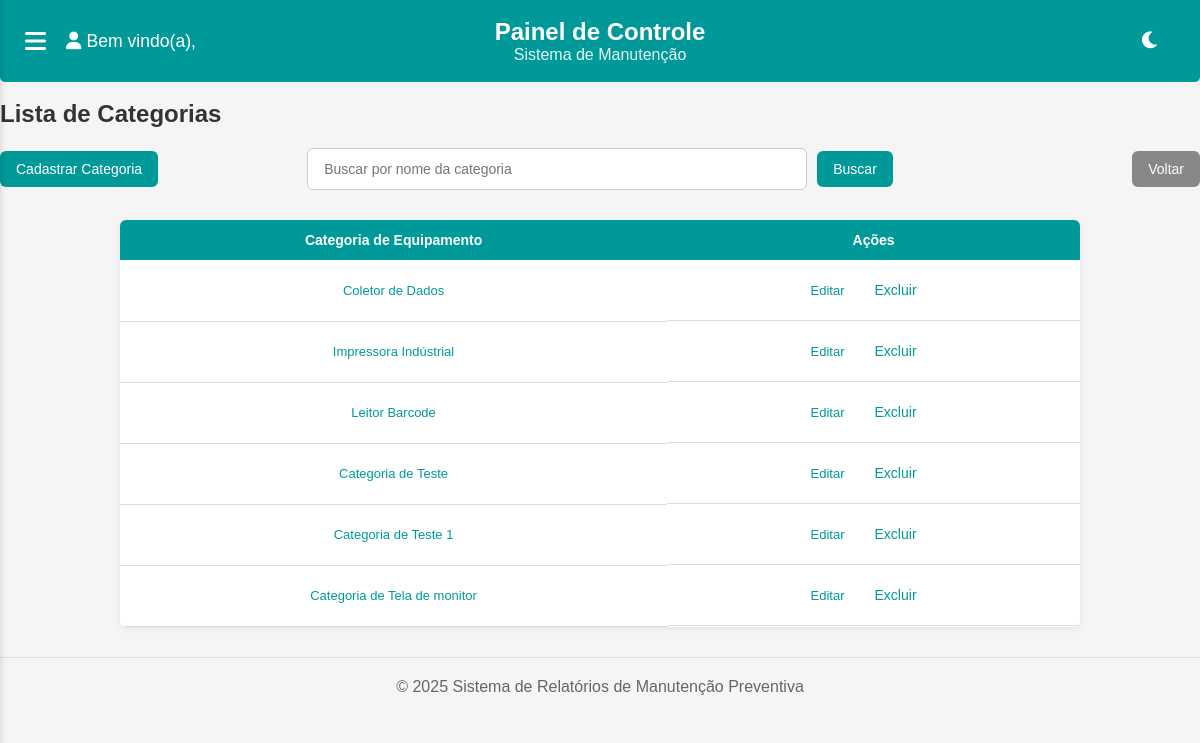
/equipamentos/categorias/, run on an earlier commit of the app's database.
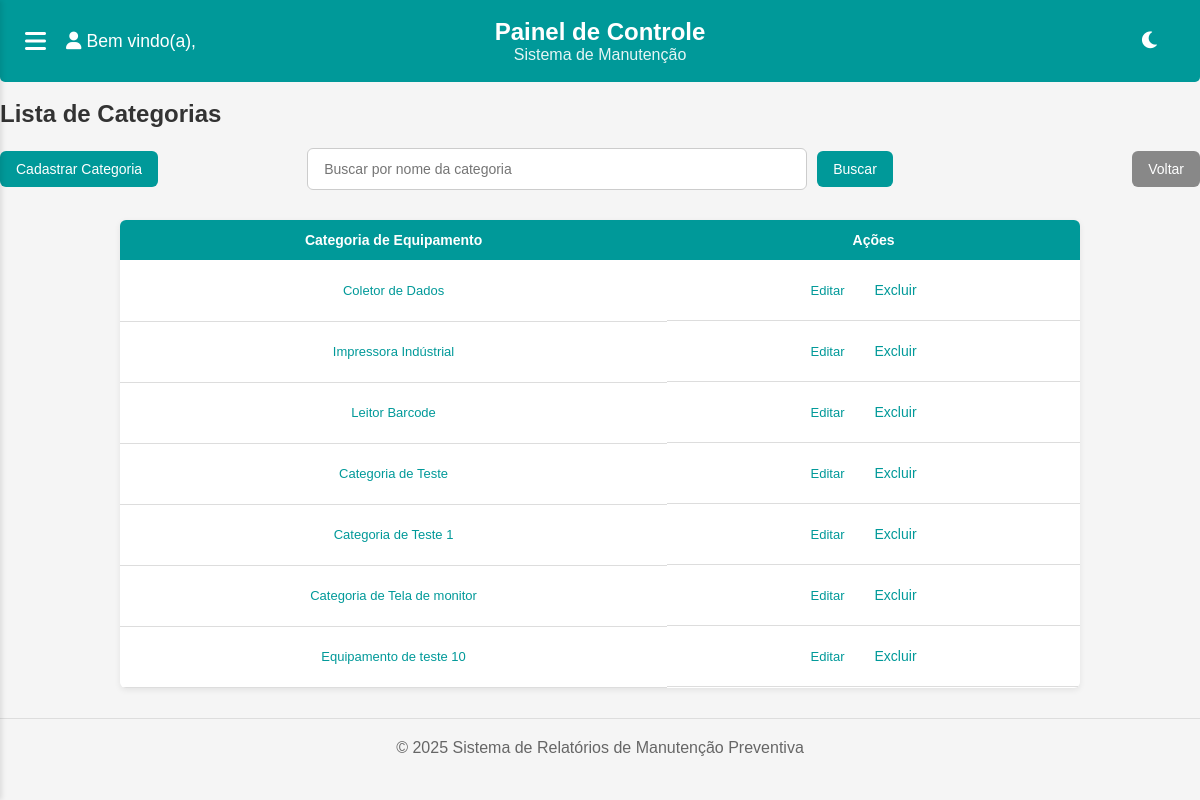
And on a later commit of the database.
### equipamentos/models.py (models this page shows, shortened)
class CategoriaEquipamento(models.Model):
    nome = models.CharField(max_length=100, unique=True)
    parametros = models.ManyToManyField(ParametroEquipamento, blank=True)

### equipamentos/views.py (the view)
# urls.py: path('categorias/', views.listar_categorias, name='listar_categorias'),
def listar_categorias(request):
    termo_busca = request.GET.get('q', '')
    if termo_busca:
        categorias = CategoriaEquipamento.objects.filter(nome__icontains=termo_busca)
    else:
        categorias = CategoriaEquipamento.objects.all()
    return render(request, 'categorias/listar_categorias.html', {
        'categorias': categorias,
        'termo_busca': termo_busca
    })

### equipamentos/templates/categorias/listar_categorias.html (shortened to what this page needs)
{% extends 'base.html' %}
{% block content %}
<br>
<h2>Lista de Categorias</h2>
<div class="top-bar">
    <div class="left-actions">
        <a href="{% url 'equipamentos:cadastrar_categoria' %}" class="btn">Cadastrar Categoria</a>
    </div>
    <form method="get" action="{% url 'equipamentos:listar_categorias' %}" class="center-search">
        <input
            type="text"
            name="q"
            value="{{ termo_busca|default:'' }}"
            placeholder="Buscar por nome da categoria"
        />
        <button type="submit" class="btn">Buscar</button>
    </form>
    <div class="right-actions">
        <a href="{% url 'core:dashboard' %}" class="btn btn-secondary">Voltar</a>
    </div>
</div>
<div class="table-wrapper">
    <table>
        <thead>
            <tr>
                <th>Categoria de Equipamento</th>
                <th>Ações</th>
            </tr>
        </thead>
        <tbody>
            {% for categoria in categorias %}
            <tr>
                <td><a href="{% url 'equipamentos:detalhes_categoria' categoria.id %}">{{ categoria.nome }}</a></td>
                <td class="table-actions">
                    <a href="{% url 'equipamentos:editar_categoria' categoria.id %}">Editar</a>
                    <form method="POST" action="{% url 'equipamentos:excluir_categoria' categoria.id %}" onsubmit="return confirm('Tem certeza que deseja excluir esta categoria?');" style="display: inline;">
                        <button type="submit">Excluir</button>
                    </form>
                </td>
            </tr>
            {% empty %}
            <tr><td colspan="2">Nenhuma categoria cadastrada.</td></tr>
            {% endfor %}
        </tbody>
    </table>
</div>
{% endblock %}

What changed in the data, as far as the page shows it:
added CategoriaEquipamento: nome "Equipamento de teste 10"
